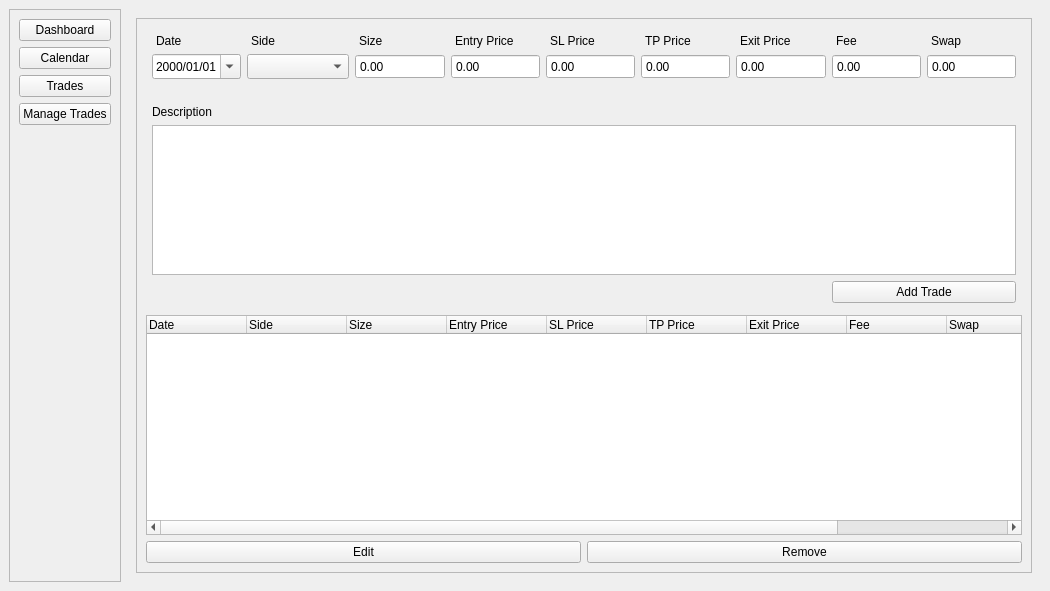
<?xml version="1.0" encoding="UTF-8"?>
<ui version="4.0">
 <class>MainWindow</class>
 <widget class="QMainWindow" name="MainWindow">
  <property name="geometry">
   <rect>
    <x>0</x>
    <y>0</y>
    <width>1050</width>
    <height>591</height>
   </rect>
  </property>
  <property name="minimumSize">
   <size>
    <width>1050</width>
    <height>0</height>
   </size>
  </property>
  <property name="windowTitle">
   <string>MainWindow</string>
  </property>
  <property name="locale">
   <locale language="English" country="UnitedStates"/>
  </property>
  <widget class="QWidget" name="centralwidget">
   <layout class="QHBoxLayout" name="horizontalLayout">
    <item>
     <widget class="QFrame" name="sidebarFrame">
      <property name="sizePolicy">
       <sizepolicy hsizetype="Minimum" vsizetype="Expanding">
        <horstretch>0</horstretch>
        <verstretch>0</verstretch>
       </sizepolicy>
      </property>
      <property name="autoFillBackground">
       <bool>false</bool>
      </property>
      <property name="frameShape">
       <enum>QFrame::Shape::StyledPanel</enum>
      </property>
      <property name="frameShadow">
       <enum>QFrame::Shadow::Raised</enum>
      </property>
      <layout class="QVBoxLayout" name="verticalLayout">
       <item>
        <widget class="QPushButton" name="dashboardButton">
         <property name="text">
          <string>Dashboard</string>
         </property>
        </widget>
       </item>
       <item>
        <widget class="QPushButton" name="calendarButton">
         <property name="text">
          <string>Calendar</string>
         </property>
        </widget>
       </item>
       <item>
        <widget class="QPushButton" name="tradesButton">
         <property name="text">
          <string>Trades</string>
         </property>
        </widget>
       </item>
       <item>
        <widget class="QPushButton" name="manageTradesButton">
         <property name="text">
          <string>Manage Trades</string>
         </property>
        </widget>
       </item>
       <item>
        <spacer name="verticalSpacer">
         <property name="orientation">
          <enum>Qt::Orientation::Vertical</enum>
         </property>
         <property name="sizeHint" stdset="0">
          <size>
           <width>20</width>
           <height>40</height>
          </size>
         </property>
        </spacer>
       </item>
      </layout>
     </widget>
    </item>
    <item>
     <widget class="QStackedWidget" name="mainStackedWidget">
      <property name="currentIndex">
       <number>3</number>
      </property>
      <widget class="QWidget" name="dashboardPage"/>
      <widget class="QWidget" name="calendarPage"/>
      <widget class="QWidget" name="tradesPage"/>
      <widget class="QWidget" name="manageTradesPage">
       <layout class="QVBoxLayout" name="verticalLayout_2">
        <item>
         <widget class="QFrame" name="tradesFrame">
          <property name="sizePolicy">
           <sizepolicy hsizetype="Expanding" vsizetype="Preferred">
            <horstretch>0</horstretch>
            <verstretch>0</verstretch>
           </sizepolicy>
          </property>
          <property name="frameShape">
           <enum>QFrame::Shape::StyledPanel</enum>
          </property>
          <property name="frameShadow">
           <enum>QFrame::Shadow::Raised</enum>
          </property>
          <layout class="QGridLayout" name="gridLayout">
           <item row="2" column="0">
            <widget class="QTableWidget" name="tableWidget">
             <property name="sizePolicy">
              <sizepolicy hsizetype="Expanding" vsizetype="Expanding">
               <horstretch>0</horstretch>
               <verstretch>0</verstretch>
              </sizepolicy>
             </property>
             <property name="horizontalScrollBarPolicy">
              <enum>Qt::ScrollBarPolicy::ScrollBarAsNeeded</enum>
             </property>
             <property name="editTriggers">
              <set>QAbstractItemView::EditTrigger::NoEditTriggers</set>
             </property>
             <property name="selectionMode">
              <enum>QAbstractItemView::SelectionMode::SingleSelection</enum>
             </property>
             <property name="selectionBehavior">
              <enum>QAbstractItemView::SelectionBehavior::SelectItems</enum>
             </property>
             <property name="gridStyle">
              <enum>Qt::PenStyle::SolidLine</enum>
             </property>
             <attribute name="horizontalHeaderVisible">
              <bool>true</bool>
             </attribute>
             <attribute name="horizontalHeaderStretchLastSection">
              <bool>false</bool>
             </attribute>
             <attribute name="verticalHeaderVisible">
              <bool>false</bool>
             </attribute>
             <column>
              <property name="text">
               <string>Date</string>
              </property>
              <property name="textAlignment">
               <set>AlignLeading|AlignVCenter</set>
              </property>
             </column>
             <column>
              <property name="text">
               <string>Side</string>
              </property>
              <property name="textAlignment">
               <set>AlignLeading|AlignVCenter</set>
              </property>
             </column>
             <column>
              <property name="text">
               <string>Size</string>
              </property>
              <property name="textAlignment">
               <set>AlignLeading|AlignVCenter</set>
              </property>
             </column>
             <column>
              <property name="text">
               <string>Entry Price</string>
              </property>
              <property name="textAlignment">
               <set>AlignLeading|AlignVCenter</set>
              </property>
             </column>
             <column>
              <property name="text">
               <string>SL Price</string>
              </property>
              <property name="textAlignment">
               <set>AlignLeading|AlignVCenter</set>
              </property>
             </column>
             <column>
              <property name="text">
               <string>TP Price</string>
              </property>
              <property name="textAlignment">
               <set>AlignLeading|AlignVCenter</set>
              </property>
             </column>
             <column>
              <property name="text">
               <string>Exit Price</string>
              </property>
              <property name="textAlignment">
               <set>AlignLeading|AlignVCenter</set>
              </property>
             </column>
             <column>
              <property name="text">
               <string>Fee</string>
              </property>
              <property name="textAlignment">
               <set>AlignLeading|AlignVCenter</set>
              </property>
             </column>
             <column>
              <property name="text">
               <string>Swap</string>
              </property>
              <property name="textAlignment">
               <set>AlignLeading|AlignVCenter</set>
              </property>
             </column>
             <column>
              <property name="text">
               <string>Desc.</string>
              </property>
              <property name="textAlignment">
               <set>AlignLeading|AlignVCenter</set>
              </property>
             </column>
            </widget>
           </item>
           <item row="1" column="0">
            <layout class="QGridLayout" name="gridLayout_3" rowstretch="0,0,0,0,0,0,1">
             <property name="sizeConstraint">
              <enum>QLayout::SizeConstraint::SetDefaultConstraint</enum>
             </property>
             <property name="leftMargin">
              <number>6</number>
             </property>
             <property name="topMargin">
              <number>6</number>
             </property>
             <property name="rightMargin">
              <number>6</number>
             </property>
             <property name="bottomMargin">
              <number>6</number>
             </property>
             <item row="1" column="3">
              <widget class="QDoubleSpinBox" name="entryPriceInput">
               <property name="sizePolicy">
                <sizepolicy hsizetype="Expanding" vsizetype="Fixed">
                 <horstretch>0</horstretch>
                 <verstretch>0</verstretch>
                </sizepolicy>
               </property>
               <property name="minimumSize">
                <size>
                 <width>85</width>
                 <height>25</height>
                </size>
               </property>
               <property name="maximumSize">
                <size>
                 <width>16777215</width>
                 <height>25</height>
                </size>
               </property>
               <property name="buttonSymbols">
                <enum>QAbstractSpinBox::ButtonSymbols::NoButtons</enum>
               </property>
               <property name="maximum">
                <double>999999.989999999990687</double>
               </property>
              </widget>
             </item>
             <item row="0" column="2">
              <widget class="QLabel" name="sizeLabel">
               <property name="sizePolicy">
                <sizepolicy hsizetype="Preferred" vsizetype="Fixed">
                 <horstretch>0</horstretch>
                 <verstretch>0</verstretch>
                </sizepolicy>
               </property>
               <property name="styleSheet">
                <string notr="true">padding-left: 1px;</string>
               </property>
               <property name="text">
                <string>Size</string>
               </property>
              </widget>
             </item>
             <item row="0" column="5">
              <widget class="QLabel" name="tpPriceLabel">
               <property name="sizePolicy">
                <sizepolicy hsizetype="Preferred" vsizetype="Fixed">
                 <horstretch>0</horstretch>
                 <verstretch>0</verstretch>
                </sizepolicy>
               </property>
               <property name="styleSheet">
                <string notr="true">padding-left: 1px;</string>
               </property>
               <property name="text">
                <string>TP Price</string>
               </property>
              </widget>
             </item>
             <item row="0" column="4">
              <widget class="QLabel" name="slPriceLabel">
               <property name="sizePolicy">
                <sizepolicy hsizetype="Preferred" vsizetype="Fixed">
                 <horstretch>0</horstretch>
                 <verstretch>0</verstretch>
                </sizepolicy>
               </property>
               <property name="styleSheet">
                <string notr="true">padding-left: 1px;</string>
               </property>
               <property name="text">
                <string>SL Price</string>
               </property>
              </widget>
             </item>
             <item row="0" column="7">
              <widget class="QLabel" name="feeLabel">
               <property name="sizePolicy">
                <sizepolicy hsizetype="Preferred" vsizetype="Fixed">
                 <horstretch>0</horstretch>
                 <verstretch>0</verstretch>
                </sizepolicy>
               </property>
               <property name="styleSheet">
                <string notr="true">padding-left: 1px;</string>
               </property>
               <property name="text">
                <string>Fee</string>
               </property>
              </widget>
             </item>
             <item row="1" column="6">
              <widget class="QDoubleSpinBox" name="exitPriceInput">
               <property name="sizePolicy">
                <sizepolicy hsizetype="Expanding" vsizetype="Fixed">
                 <horstretch>0</horstretch>
                 <verstretch>0</verstretch>
                </sizepolicy>
               </property>
               <property name="minimumSize">
                <size>
                 <width>85</width>
                 <height>25</height>
                </size>
               </property>
               <property name="maximumSize">
                <size>
                 <width>16777215</width>
                 <height>25</height>
                </size>
               </property>
               <property name="buttonSymbols">
                <enum>QAbstractSpinBox::ButtonSymbols::NoButtons</enum>
               </property>
               <property name="maximum">
                <double>999999.989999999990687</double>
               </property>
              </widget>
             </item>
             <item row="1" column="7">
              <widget class="QDoubleSpinBox" name="feeInput">
               <property name="sizePolicy">
                <sizepolicy hsizetype="Expanding" vsizetype="Fixed">
                 <horstretch>0</horstretch>
                 <verstretch>0</verstretch>
                </sizepolicy>
               </property>
               <property name="minimumSize">
                <size>
                 <width>85</width>
                 <height>25</height>
                </size>
               </property>
               <property name="maximumSize">
                <size>
                 <width>16777215</width>
                 <height>25</height>
                </size>
               </property>
               <property name="buttonSymbols">
                <enum>QAbstractSpinBox::ButtonSymbols::NoButtons</enum>
               </property>
               <property name="maximum">
                <double>999999.989999999990687</double>
               </property>
              </widget>
             </item>
             <item row="0" column="6">
              <widget class="QLabel" name="exitPriceLabel">
               <property name="sizePolicy">
                <sizepolicy hsizetype="Preferred" vsizetype="Fixed">
                 <horstretch>0</horstretch>
                 <verstretch>0</verstretch>
                </sizepolicy>
               </property>
               <property name="styleSheet">
                <string notr="true">padding-left: 1px;</string>
               </property>
               <property name="text">
                <string>Exit Price</string>
               </property>
              </widget>
             </item>
             <item row="3" column="0">
              <spacer name="verticalSpacer_3">
               <property name="orientation">
                <enum>Qt::Orientation::Vertical</enum>
               </property>
               <property name="sizeType">
                <enum>QSizePolicy::Policy::Fixed</enum>
               </property>
               <property name="sizeHint" stdset="0">
                <size>
                 <width>20</width>
                 <height>20</height>
                </size>
               </property>
              </spacer>
             </item>
             <item row="1" column="8">
              <widget class="QDoubleSpinBox" name="swapInput">
               <property name="sizePolicy">
                <sizepolicy hsizetype="Expanding" vsizetype="Fixed">
                 <horstretch>0</horstretch>
                 <verstretch>0</verstretch>
                </sizepolicy>
               </property>
               <property name="minimumSize">
                <size>
                 <width>85</width>
                 <height>25</height>
                </size>
               </property>
               <property name="maximumSize">
                <size>
                 <width>16777215</width>
                 <height>25</height>
                </size>
               </property>
               <property name="buttonSymbols">
                <enum>QAbstractSpinBox::ButtonSymbols::NoButtons</enum>
               </property>
               <property name="maximum">
                <double>999999.989999999990687</double>
               </property>
              </widget>
             </item>
             <item row="1" column="4">
              <widget class="QDoubleSpinBox" name="slPriceInput">
               <property name="sizePolicy">
                <sizepolicy hsizetype="Expanding" vsizetype="Fixed">
                 <horstretch>0</horstretch>
                 <verstretch>0</verstretch>
                </sizepolicy>
               </property>
               <property name="minimumSize">
                <size>
                 <width>85</width>
                 <height>25</height>
                </size>
               </property>
               <property name="maximumSize">
                <size>
                 <width>16777215</width>
                 <height>25</height>
                </size>
               </property>
               <property name="buttonSymbols">
                <enum>QAbstractSpinBox::ButtonSymbols::NoButtons</enum>
               </property>
               <property name="maximum">
                <double>999999.989999999990687</double>
               </property>
              </widget>
             </item>
             <item row="1" column="1">
              <widget class="QComboBox" name="sideInput">
               <property name="sizePolicy">
                <sizepolicy hsizetype="Expanding" vsizetype="Fixed">
                 <horstretch>0</horstretch>
                 <verstretch>0</verstretch>
                </sizepolicy>
               </property>
               <property name="minimumSize">
                <size>
                 <width>85</width>
                 <height>25</height>
                </size>
               </property>
               <property name="maximumSize">
                <size>
                 <width>16777215</width>
                 <height>25</height>
                </size>
               </property>
               <property name="editable">
                <bool>false</bool>
               </property>
               <property name="currentText">
                <string/>
               </property>
               <property name="maxVisibleItems">
                <number>12</number>
               </property>
               <property name="placeholderText">
                <string>BUY or SELL</string>
               </property>
               <item>
                <property name="text">
                 <string>BUY</string>
                </property>
               </item>
               <item>
                <property name="text">
                 <string>SELL</string>
                </property>
               </item>
              </widget>
             </item>
             <item row="0" column="0">
              <widget class="QLabel" name="dateLabel">
               <property name="sizePolicy">
                <sizepolicy hsizetype="Preferred" vsizetype="Fixed">
                 <horstretch>0</horstretch>
                 <verstretch>0</verstretch>
                </sizepolicy>
               </property>
               <property name="font">
                <font>
                 <bold>false</bold>
                </font>
               </property>
               <property name="styleSheet">
                <string notr="true">padding-left: 1px;</string>
               </property>
               <property name="text">
                <string>Date</string>
               </property>
               <property name="margin">
                <number>0</number>
               </property>
              </widget>
             </item>
             <item row="0" column="3">
              <widget class="QLabel" name="entryPriceLabel">
               <property name="sizePolicy">
                <sizepolicy hsizetype="Preferred" vsizetype="Fixed">
                 <horstretch>0</horstretch>
                 <verstretch>0</verstretch>
                </sizepolicy>
               </property>
               <property name="styleSheet">
                <string notr="true">padding-left: 1px;</string>
               </property>
               <property name="text">
                <string>Entry Price</string>
               </property>
              </widget>
             </item>
             <item row="1" column="2">
              <widget class="QDoubleSpinBox" name="sizeInput">
               <property name="sizePolicy">
                <sizepolicy hsizetype="Expanding" vsizetype="Fixed">
                 <horstretch>0</horstretch>
                 <verstretch>0</verstretch>
                </sizepolicy>
               </property>
               <property name="minimumSize">
                <size>
                 <width>85</width>
                 <height>25</height>
                </size>
               </property>
               <property name="maximumSize">
                <size>
                 <width>16777215</width>
                 <height>25</height>
                </size>
               </property>
               <property name="buttonSymbols">
                <enum>QAbstractSpinBox::ButtonSymbols::NoButtons</enum>
               </property>
               <property name="maximum">
                <double>999.990000000000009</double>
               </property>
              </widget>
             </item>
             <item row="1" column="5">
              <widget class="QDoubleSpinBox" name="tpPriceInput">
               <property name="sizePolicy">
                <sizepolicy hsizetype="Expanding" vsizetype="Fixed">
                 <horstretch>0</horstretch>
                 <verstretch>0</verstretch>
                </sizepolicy>
               </property>
               <property name="minimumSize">
                <size>
                 <width>85</width>
                 <height>25</height>
                </size>
               </property>
               <property name="maximumSize">
                <size>
                 <width>16777215</width>
                 <height>25</height>
                </size>
               </property>
               <property name="buttonSymbols">
                <enum>QAbstractSpinBox::ButtonSymbols::NoButtons</enum>
               </property>
               <property name="maximum">
                <double>999999.989999999990687</double>
               </property>
              </widget>
             </item>
             <item row="0" column="8">
              <widget class="QLabel" name="swapLabel">
               <property name="sizePolicy">
                <sizepolicy hsizetype="Preferred" vsizetype="Fixed">
                 <horstretch>0</horstretch>
                 <verstretch>0</verstretch>
                </sizepolicy>
               </property>
               <property name="styleSheet">
                <string notr="true">padding-left: 1px;</string>
               </property>
               <property name="text">
                <string>Swap</string>
               </property>
              </widget>
             </item>
             <item row="1" column="0">
              <widget class="QDateEdit" name="dateInput">
               <property name="sizePolicy">
                <sizepolicy hsizetype="Expanding" vsizetype="Fixed">
                 <horstretch>0</horstretch>
                 <verstretch>0</verstretch>
                </sizepolicy>
               </property>
               <property name="minimumSize">
                <size>
                 <width>85</width>
                 <height>25</height>
                </size>
               </property>
               <property name="maximumSize">
                <size>
                 <width>16777215</width>
                 <height>25</height>
                </size>
               </property>
               <property name="alignment">
                <set>Qt::AlignmentFlag::AlignCenter</set>
               </property>
               <property name="buttonSymbols">
                <enum>QAbstractSpinBox::ButtonSymbols::NoButtons</enum>
               </property>
               <property name="showGroupSeparator" stdset="0">
                <bool>false</bool>
               </property>
               <property name="currentSection">
                <enum>QDateTimeEdit::Section::YearSection</enum>
               </property>
               <property name="displayFormat">
                <string>yyyy/MM/dd</string>
               </property>
               <property name="calendarPopup">
                <bool>true</bool>
               </property>
              </widget>
             </item>
             <item row="4" column="0">
              <widget class="QLabel" name="descriptionLabel">
               <property name="sizePolicy">
                <sizepolicy hsizetype="Preferred" vsizetype="Fixed">
                 <horstretch>0</horstretch>
                 <verstretch>0</verstretch>
                </sizepolicy>
               </property>
               <property name="text">
                <string>Description</string>
               </property>
              </widget>
             </item>
             <item row="0" column="1">
              <widget class="QLabel" name="sideLabel">
               <property name="sizePolicy">
                <sizepolicy hsizetype="Preferred" vsizetype="Fixed">
                 <horstretch>0</horstretch>
                 <verstretch>0</verstretch>
                </sizepolicy>
               </property>
               <property name="styleSheet">
                <string notr="true">padding-left: 1px;</string>
               </property>
               <property name="text">
                <string>Side</string>
               </property>
              </widget>
             </item>
             <item row="5" column="0" colspan="9">
              <widget class="QTextEdit" name="descriptionInput">
               <property name="sizePolicy">
                <sizepolicy hsizetype="Expanding" vsizetype="Fixed">
                 <horstretch>0</horstretch>
                 <verstretch>0</verstretch>
                </sizepolicy>
               </property>
               <property name="minimumSize">
                <size>
                 <width>0</width>
                 <height>150</height>
                </size>
               </property>
               <property name="maximumSize">
                <size>
                 <width>16777215</width>
                 <height>150</height>
                </size>
               </property>
              </widget>
             </item>
             <item row="6" column="7" colspan="2">
              <widget class="QPushButton" name="addTradeButton">
               <property name="text">
                <string>Add Trade</string>
               </property>
              </widget>
             </item>
            </layout>
           </item>
           <item row="3" column="0">
            <layout class="QHBoxLayout" name="horizontalLayout_2">
             <item>
              <widget class="QPushButton" name="editbutton">
               <property name="text">
                <string>Edit</string>
               </property>
              </widget>
             </item>
             <item>
              <widget class="QPushButton" name="removeButton">
               <property name="text">
                <string>Remove</string>
               </property>
              </widget>
             </item>
            </layout>
           </item>
          </layout>
         </widget>
        </item>
       </layout>
      </widget>
     </widget>
    </item>
   </layout>
  </widget>
 </widget>
 <tabstops>
  <tabstop>dateInput</tabstop>
  <tabstop>sideInput</tabstop>
  <tabstop>sizeInput</tabstop>
  <tabstop>entryPriceInput</tabstop>
  <tabstop>slPriceInput</tabstop>
  <tabstop>tpPriceInput</tabstop>
  <tabstop>exitPriceInput</tabstop>
  <tabstop>feeInput</tabstop>
  <tabstop>swapInput</tabstop>
  <tabstop>descriptionInput</tabstop>
  <tabstop>addTradeButton</tabstop>
  <tabstop>calendarButton</tabstop>
  <tabstop>dashboardButton</tabstop>
  <tabstop>manageTradesButton</tabstop>
 </tabstops>
 <resources/>
 <connections/>
</ui>
